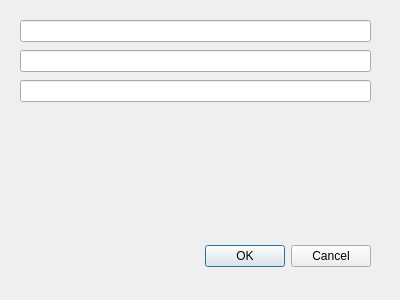
<?xml version="1.0" encoding="UTF-8"?>
<ui version="4.0">
 <class>AddFavouriteDialog</class>
 <widget class="QDialog" name="AddFavouriteDialog">
  <property name="geometry">
   <rect>
    <x>0</x>
    <y>0</y>
    <width>400</width>
    <height>300</height>
   </rect>
  </property>
  <property name="windowTitle">
   <string>Add favourite</string>
  </property>
  <widget class="QDialogButtonBox" name="buttonBox">
   <property name="geometry">
    <rect>
     <x>30</x>
     <y>240</y>
     <width>341</width>
     <height>32</height>
    </rect>
   </property>
   <property name="orientation">
    <enum>Qt::Horizontal</enum>
   </property>
   <property name="standardButtons">
    <set>QDialogButtonBox::Cancel|QDialogButtonBox::Ok</set>
   </property>
  </widget>
  <widget class="QLineEdit" name="title">
   <property name="geometry">
    <rect>
     <x>20</x>
     <y>20</y>
     <width>351</width>
     <height>22</height>
    </rect>
   </property>
  </widget>
  <widget class="QLineEdit" name="url">
   <property name="geometry">
    <rect>
     <x>20</x>
     <y>50</y>
     <width>351</width>
     <height>22</height>
    </rect>
   </property>
  </widget>
  <widget class="QLineEdit" name="description">
   <property name="geometry">
    <rect>
     <x>20</x>
     <y>80</y>
     <width>351</width>
     <height>22</height>
    </rect>
   </property>
  </widget>
 </widget>
 <resources/>
 <connections>
  <connection>
   <sender>buttonBox</sender>
   <signal>accepted()</signal>
   <receiver>AddFavouriteDialog</receiver>
   <slot>accept()</slot>
   <hints>
    <hint type="sourcelabel">
     <x>248</x>
     <y>254</y>
    </hint>
    <hint type="destinationlabel">
     <x>157</x>
     <y>274</y>
    </hint>
   </hints>
  </connection>
  <connection>
   <sender>buttonBox</sender>
   <signal>rejected()</signal>
   <receiver>AddFavouriteDialog</receiver>
   <slot>reject()</slot>
   <hints>
    <hint type="sourcelabel">
     <x>316</x>
     <y>260</y>
    </hint>
    <hint type="destinationlabel">
     <x>286</x>
     <y>274</y>
    </hint>
   </hints>
  </connection>
 </connections>
</ui>
